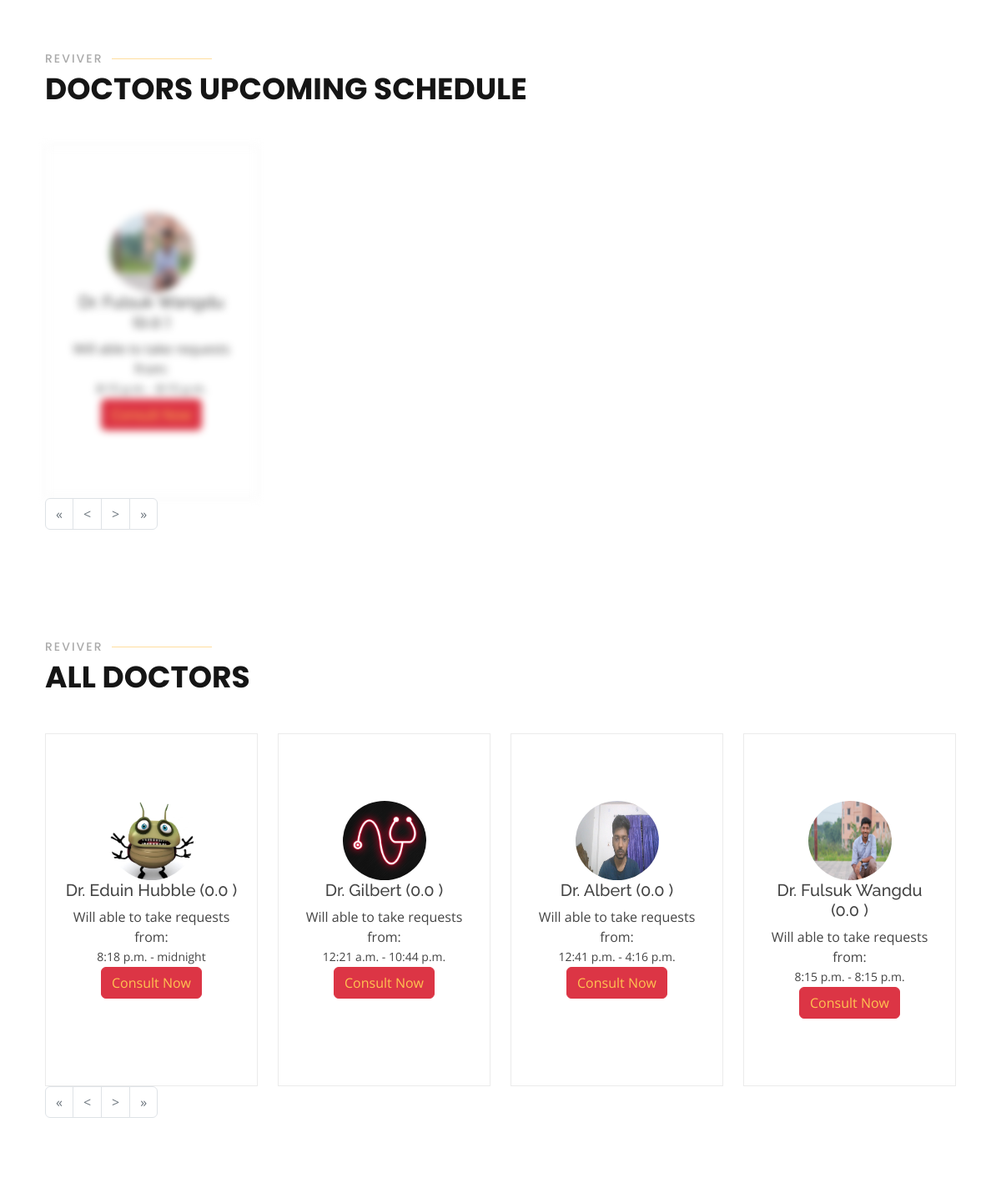
Page /user/home/ (middle part) on the earlier database version.
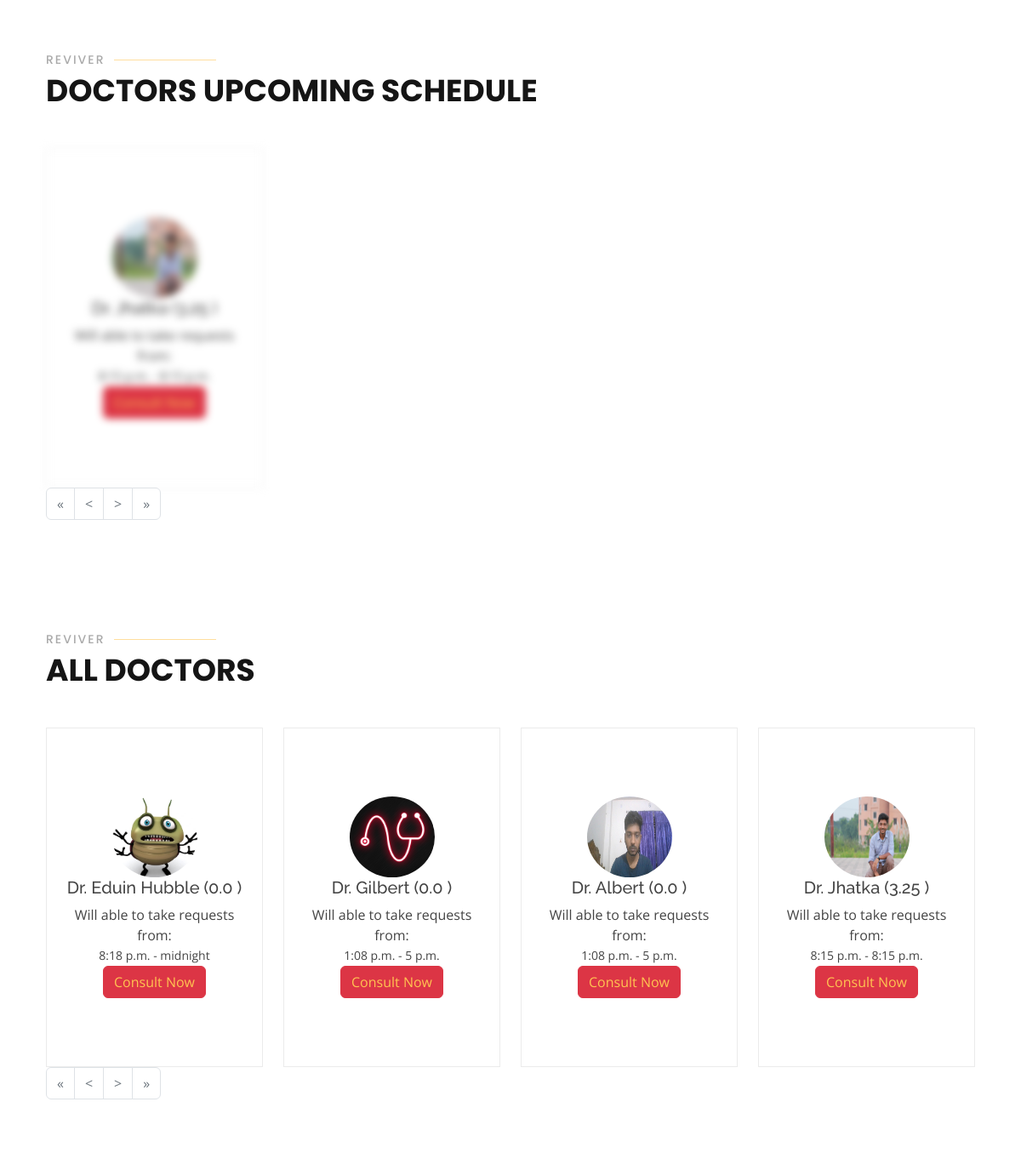
Same page on the later database version.
### doctor/models.py (models this page shows, shortened)
class Doctordata(models.Model):
    gender_choice = (
            ('female', 'Female'),
            ('male', 'Male'),
            ('other', 'Other'),
        )
    regt = (
            ('medical', 'Medical'),
            ('dental', 'Dental'),
        )
    latenight = (
            ('yes', 'Yes'),
            ('no', 'No'),
        )
    user_profile = models.ForeignKey(UserProfile, on_delete=models.CASCADE, related_name='doctor_data', default = None)
    name = models.CharField(max_length = 200, null = True, blank = True)
    doctoremail = models.EmailField(max_length = 200, null = True, blank = True)
    regtype = models.CharField(max_length=30, blank=True, null=True, choices=regt)
    regnum = models.CharField(max_length = 30, unique = True, null = True, blank = True)
    NID = models.CharField(max_length = 20, unique = True, null = True, blank = True)
    image = models.ImageField(upload_to="images/",  blank=True, null = True)
    gender = models.CharField(max_length=30, blank=True, null=True, choices=gender_choice)
    dob  = models.DateField(null = True, blank = True)
    bio = models.TextField(null = True, blank = True)
    degrees = models.CharField(max_length = 200, null = True, blank = True)
    working_hospital = models.CharField(max_length = 200, null = True, blank = True)
    designation = models.CharField(max_length = 200, blank = True, null = True)
    latenightstatus = models.CharField(max_length=30, blank=True, null=True, choices=latenight)
    chamberaddress = models.CharField(max_length = 200, null = True, blank = True)
    oldpassword = models.CharField(max_length=128, null = True, blank = True)
    newpassword = models.CharField(max_length=18, null = True, blank = True)
    confirmpassword = models.CharField(max_length=18, null = True, blank = True)
    active_time_start = models.TimeField(null = True, blank = True)
    active_time_end = models.TimeField(null = True, blank = True)
    active_day = models.DateField(blank = True, null = True)
    visits = models.IntegerField(blank = True, null = True)
    rating = models.FloatField(default=0.0, blank = True, null = True)
    ratingcount = models.IntegerField(default=0, blank = True, null= True)
    def image_tag(self):
        if self.image:
            return mark_safe('<img src="{}" height="70" width="60" />'.format(self.image.url))
    image_tag.short_description = 'Image'

### user/views.py (the view, shortened to what this page needs)
# urls.py: path('home/', views.userhome, name = 'userhome'),
def userhome(request):
    context = {}
    doctors = Doctordata.objects.all()
    current_time = timezone.now()
    dhaka = pytz_timezone('Asia/Dhaka')
    current_time_dhaka = current_time.astimezone(dhaka)
    doctor = []
    upcoming_doctors = []
    for data in doctors:
        if data.active_day is None:
            continue
        print (current_time_dhaka.date(), data.active_day)
        print (current_time_dhaka.time(), data.active_time_start)
        if data.active_day == current_time_dhaka.date():
            if data.active_time_start <= current_time_dhaka.time() <= data.active_time_end:
                doctor.append(data)
    for data in doctors:
        if data.active_day is None:
            continue
        if data.active_day == current_time_dhaka.date():
            if data.active_time_start >= current_time_dhaka.time() and current_time_dhaka.time() >= data.active_time_end:
                upcoming_doctors.append(data)
        if data.active_day > current_time_dhaka.date():
            upcoming_doctors.append(data)
    temp = list(doctors)
    random.shuffle(doctor)
    random.shuffle(temp)
    random.shuffle(upcoming_doctors)
    context['doctors'] = doctor
    context['alldoctors'] = temp
    context['upcoming_doctors'] = upcoming_doctors
    phone_number = request.session.get('phone_number')
    print('phone number: ', phone_number)
    print(request.session)
    check = False
    if check:
        return render(request, 'user/finalhome.html', context)
    else:
        return render(request, 'user/notsubhome.html', context)

### templates/user/notsubhome.html (shortened to what the changed rows need)
{% extends 'user/base.html' %}
{% load static %}
{% block addhead %}
<link href="{% static 'assets/css/style.css' %}" rel="stylesheet">
{% endblock %}
{% block body %}
<main id="main">
  <section id="services" class="services">
    <div class="container" data-aos="fade-up">
      <div class="section-title" id="nearactivedoctor">
        <h2>Reviver</h2>
      </div>
      <div class="row" id="doctoridreload">
        {% for data in upcoming_doctors %}
        <div class="col-md-2 col-lg-3 d-flex align-items-stretch" data-aos="zoom-in" data-aos-delay="100">
          <div class="icon-box">
            <span><img src="/media/{{ data.image }}" alt="image not found" class="round-image"></span>
            <h5><span> {{ data.name }}<span class="rating"> ({{ data.rating }} )</span>
              </span></h5>
            <div class="doctor-module" data-id="{{ data.id }}">
              <span>Will able to take requests from:</span>
              <p><span class="active-time">{{ data.active_time_start }} - {{ data.active_time_end }} </span></p>
            </div>
            <button class="btn btn-danger"><a href="{% url 'doctor_detail' doctor_id=data.id %}">Consult
                Now</a></button>
          </div>
        </div>
        {% endfor %}
      </div>
    </div>
  </section>
  <section id="services" class="services">
    <div class="container" data-aos="fade-up">
      <div class="section-title" id="all_doctors">
        <h2>Reviver</h2>
      </div>
      <div class="row" id="doctoridreloadnot">
        {% for data in alldoctors %}
        <div class="col-md-2 col-lg-3  d-flex align-items-stretch" data-aos="zoom-in" data-aos-delay="100">
          <div class="icon-box">
            <span><img src="/media/{{ data.image }}" alt="image not found" class="round-image"></span>
            <h5><span> {{ data.name }}<span class="rating"> ({{ data.rating }} )</span>
              </span></h5>
            <div class="doctor-module" data-id="{{ data.id }}">
              <span>Will able to take requests from:</span>
              <p><span class="active-time">{{ data.active_time_start }} - {{ data.active_time_end }} </span></p>
            </div>
            <button class="btn btn-danger"><a href="{% url 'doctor_detail' doctor_id=data.id %}">Consult
                Now</a></button>
          </div>
        </div>
        {% endfor %}
      </div>
    </div>
  </section>
</main>
{% endblock %}

Differences in the rows shown:
changed Doctordata: name "Dr. Fulsuk Wangdu" → "Dr. Jhatka"; rating "0.0" → "3.25"
changed Doctordata "Dr. Gilbert": active_time_start "12:21 a.m." → "1:08 p.m."; active_time_end "10:44 p.m." → "5 p.m."
changed Doctordata "Dr. Albert": active_time_start "12:41 p.m." → "1:08 p.m."; active_time_end "4:16 p.m." → "5 p.m."
